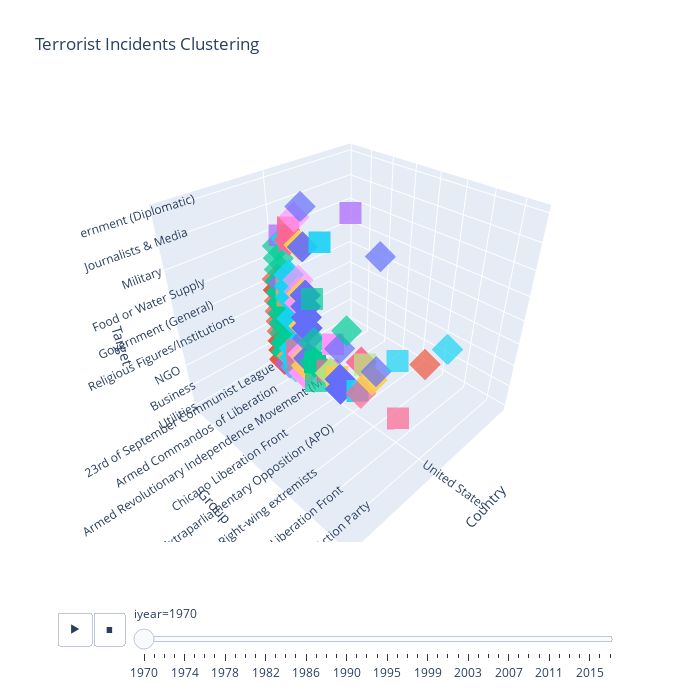

The notebook cell this image was saved under:
### Markdown cell above
### 3.2.2 3D Visual Cluster

### Code cell
px.scatter_3d(
    df,
    x="country_txt",
    y="gname_txt",
    z="targtype1_txt",
    color="gname_txt",
    symbol="claimed",
    animation_frame="iyear",
    title="Terrorist Incidents Clustering",
    labels={"country_txt": "Country", "gname_txt": "Group", "targtype1_txt" : "Target"},
    opacity=0.7,
).update_layout(
    scene=dict(
        xaxis_title="Country",
        yaxis_title="Group",
        zaxis_title="Target",
    ),
    showlegend=False,
    width=700, height=700,
).show()
